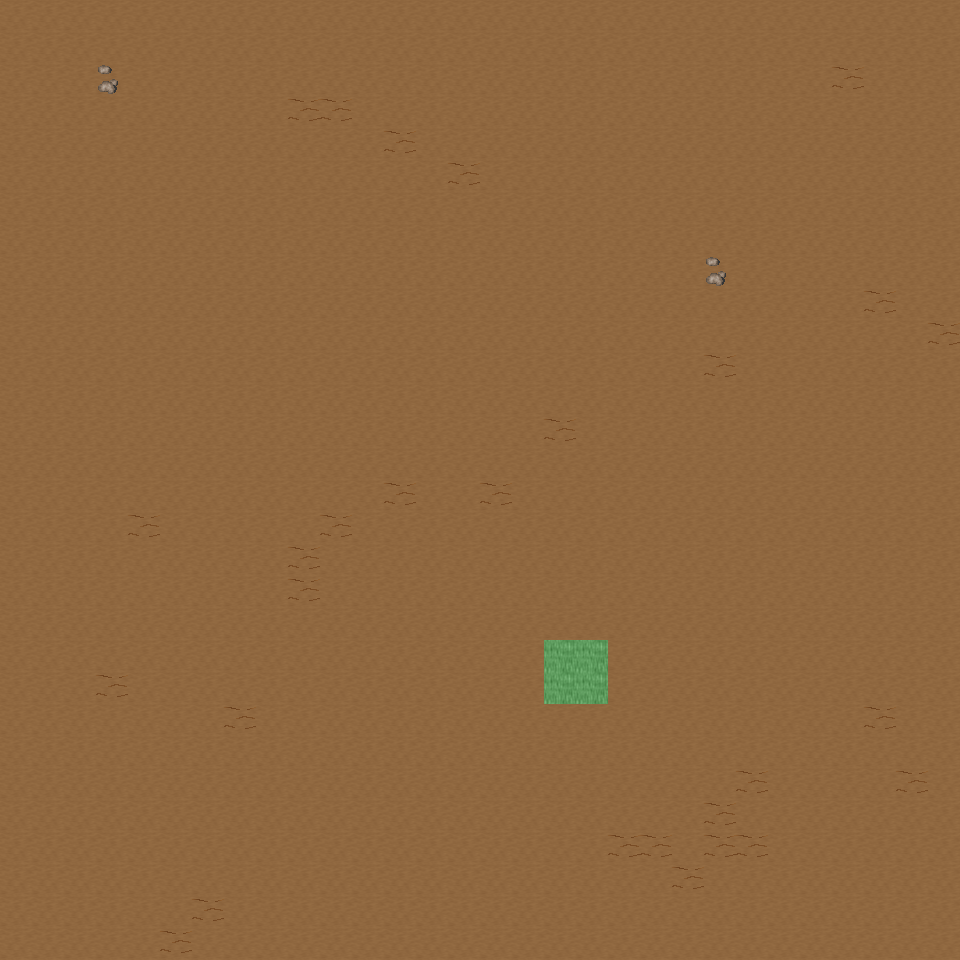

A level layout from a 2D game, rendered from its tile map. Below: a short description, then the map file with tile-grid data replaced by summaries:
An orthogonal 30x30 tile map with 32x32 px tiles, 6 tile layers (Ground, Object, Object2, Above, ...), 20 tilesets and 3 objects (3x mapExit).

<map version="1.0" orientation="orthogonal" renderorder="right-down" width="30" height="30" tilewidth="32" tileheight="32" nextobjectid="4">
  <tileset firstgid="1" name="tileset_ground_ground" tilewidth="32" tileheight="32" tilecount="33" columns="3">
    <image source="../drawable/tileset_ground_ground.png" width="96" height="352" />
  </tileset>
  <tileset firstgid="34" name="tileset_ground_ridge_earth_dark" tilewidth="32" tileheight="32" tilecount="96" columns="12">
    <image source="../drawable/tileset_ground_ridge_earth_dark.png" width="384" height="256" />
  </tileset>
  <tileset firstgid="130" name="tileset_ground_earth_edges" tilewidth="32" tileheight="32" tilecount="18" columns="6">
    <image source="../drawable/tileset_ground_earth_edges.png" width="192" height="96" />
  </tileset>
  <tileset firstgid="148" name="tileset_ground_rock_pebbles" tilewidth="32" tileheight="32" tilecount="3" columns="1">
    <image source="../drawable/tileset_ground_rock_pebbles.png" width="32" height="96" />
  </tileset>
  <tileset firstgid="151" name="tileset_item_statue_grey_stone" tilewidth="32" tileheight="32" tilecount="4" columns="2">
    <image source="../drawable/tileset_item_statue_grey_stone.png" width="64" height="64" />
  </tileset>
  <tileset firstgid="155" name="tileset_ground_square_patch" tilewidth="32" tileheight="32" tilecount="9" columns="3">
    <image source="../drawable/tileset_ground_square_patch.png" width="96" height="96" />
  </tileset>
  <tileset firstgid="164" name="tileset_ground_eye" tilewidth="32" tileheight="32" tilecount="9" columns="3">
    <image source="../drawable/tileset_ground_eye.png" width="96" height="96" />
  </tileset>
  <tileset firstgid="173" name="tileset_item_corpse_huge_animal" tilewidth="32" tileheight="32" tilecount="16" columns="2">
    <image source="../drawable/tileset_item_corpse_huge_animal.png" width="64" height="256" />
  </tileset>
  <tileset firstgid="189" name="tileset_logic_creature_orc" tilewidth="32" tileheight="32" tilecount="6" columns="6">
    <image source="../drawable/tileset_logic_creature_orc.png" width="192" height="32" />
  </tileset>
  <tileset firstgid="195" name="tileset_logic_collision" tilewidth="32" tileheight="32" tilecount="1" columns="1">
    <image source="../drawable/tileset_logic_collision.png" width="32" height="32" />
  </tileset>
  <tileset firstgid="196" name="tileset_plant_tree_spruce" tilewidth="32" tileheight="32" tilecount="6" columns="2">
    <image source="../drawable/tileset_plant_tree_spruce.png" width="64" height="96" />
  </tileset>
  <tileset firstgid="202" name="tileset_plant_tree_evergreen" tilewidth="32" tileheight="32" tilecount="36" columns="3">
    <image source="../drawable/tileset_plant_tree_evergreen.png" width="96" height="384" />
  </tileset>
  <tileset firstgid="238" name="tileset_plant_bush_bushes" tilewidth="32" tileheight="32" tilecount="10" columns="5">
    <image source="../drawable/tileset_plant_bush_bushes.png" width="160" height="64" />
  </tileset>
  <tileset firstgid="248" name="tileset_plant_bush_bush_mult_colored" tilewidth="32" tileheight="32" tilecount="6" columns="3">
    <image source="../drawable/tileset_plant_bush_bush_mult_colored.png" width="96" height="64" />
  </tileset>
  <tileset firstgid="254" name="tileset_plant_stump_small_stump" tilewidth="32" tileheight="32" tilecount="4" columns="2">
    <image source="../drawable/tileset_plant_stump_small_stump.png" width="64" height="64" />
  </tileset>
  <tileset firstgid="258" name="tileset_plant_bush_large_green" tilewidth="32" tileheight="32" tilecount="9" columns="3">
    <image source="../drawable/tileset_plant_bush_large_green.png" width="96" height="96" />
  </tileset>
  <tileset firstgid="267" name="tileset_plant_tree_tree_darkgreen" tilewidth="32" tileheight="32" tilecount="88" columns="8">
    <image source="../drawable/tileset_plant_tree_tree_darkgreen.png" width="256" height="352" />
  </tileset>
  <tileset firstgid="355" name="tileset_ground_dry_grass" tilewidth="32" tileheight="32" tilecount="54" columns="9">
    <image source="../drawable/tileset_ground_dry_grass.png" width="288" height="192" />
  </tileset>
  <tileset firstgid="409" name="tileset_logic_creature_animal" tilewidth="32" tileheight="32" tilecount="32" columns="8">
    <image source="../drawable/tileset_logic_creature_animal.png" width="256" height="128" />
  </tileset>
  <tileset firstgid="441" name="tileset_logic_creature_mutant" tilewidth="32" tileheight="32" tilecount="7" columns="7">
    <image source="../drawable/tileset_logic_creature_mutant.png" width="224" height="32" />
  </tileset>
  <layer name="Ground" width="30" height="30">
    <data>[900 cells, 900 non-empty, 1 distinct tile ids]</data>
  </layer>
  <layer name="Object" width="30" height="30">
    <data>[900 cells, 30 non-empty, 2 distinct tile ids]</data>
  </layer>
  <layer name="Object2" width="30" height="30">
    <data>[900 cells, 4 non-empty, 4 distinct tile ids]</data>
  </layer>
  <layer name="Above" width="30" height="30">
    <data>[900 cells, 0 non-empty, 0 distinct tile ids]</data>
  </layer>
  <layer name="Above2" width="30" height="30">
    <data>[900 cells, 0 non-empty, 0 distinct tile ids]</data>
  </layer>
  <layer name="Walkable" width="30" height="30">
    <data>[900 cells, 4 non-empty, 1 distinct tile ids]</data>
  </layer>
  <objectgroup name="MapEvents">
    <object id="1" name="north" type="mapExit" x="0" y="0" width="960" height="32">
      <properties>
        <property name="map" value="level_0_x85_y8" />
        <property name="x" value="0" />
        <property name="y" value="28" />
      </properties>
    </object>
    <object id="2" name="south" type="mapExit" x="0" y="928" width="960" height="32">
      <properties>
        <property name="map" value="level_0_x85_y10" />
        <property name="x" value="0" />
        <property name="y" value="1" />
      </properties>
    </object>
    <object id="3" name="east" type="mapExit" x="928" y="0" width="32" height="960">
      <properties>
        <property name="map" value="level_0_x86_y9" />
        <property name="x" value="1" />
        <property name="y" value="0" />
      </properties>
    </object>
  </objectgroup>
</map>
